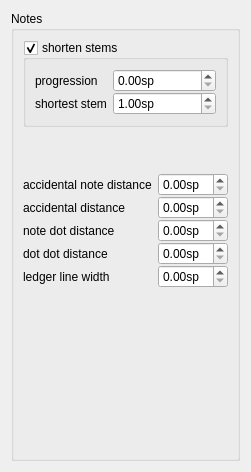
     <widget class="QWidget" name="Seite_9">
      <layout class="QVBoxLayout" name="verticalLayout_7">
       <item>
        <widget class="QGroupBox" name="groupBox_4">
         <property name="title">
          <string>Notes</string>
         </property>
         <property name="flat">
          <bool>true</bool>
         </property>
         <layout class="QVBoxLayout" name="verticalLayout_10">
          <item>
           <widget class="QGroupBox" name="shortenStem">
            <property name="title">
             <string>shorten stems</string>
            </property>
            <property name="flat">
             <bool>true</bool>
            </property>
            <property name="checkable">
             <bool>true</bool>
            </property>
            <layout class="QVBoxLayout" name="verticalLayout_8">
             <item>
              <layout class="QFormLayout" name="formLayout_6">
               <property name="verticalSpacing">
                <number>0</number>
               </property>
               <item row="0" column="0">
                <widget class="QLabel" name="label_46">
                 <property name="text">
                  <string>progression</string>
                 </property>
                </widget>
               </item>
               <item row="0" column="1">
                <widget class="QDoubleSpinBox" name="shortStemProgression">
                 <property name="suffix">
                  <string extracomment="space unit">sp</string>
                 </property>
                 <property name="singleStep">
                  <double>0.125000000000000</double>
                 </property>
                </widget>
               </item>
               <item row="1" column="1">
                <widget class="QDoubleSpinBox" name="shortestStem">
                 <property name="suffix">
                  <string extracomment="space unit">sp</string>
                 </property>
                 <property name="minimum">
                  <double>1.000000000000000</double>
                 </property>
                 <property name="singleStep">
                  <double>0.250000000000000</double>
                 </property>
                </widget>
               </item>
               <item row="1" column="0">
                <widget class="QLabel" name="label_47">
                 <property name="text">
                  <string>shortest stem</string>
                 </property>
                </widget>
               </item>
              </layout>
             </item>
            </layout>
           </widget>
          </item>
          <item>
           <spacer name="verticalSpacer_2">
            <property name="orientation">
             <enum>Qt::Vertical</enum>
            </property>
            <property name="sizeHint" stdset="0">
             <size>
              <width>20</width>
              <height>40</height>
             </size>
            </property>
           </spacer>
          </item>
          <item>
           <layout class="QFormLayout" name="formLayout_4">
            <property name="verticalSpacing">
             <number>0</number>
            </property>
            <item row="0" column="0">
             <widget class="QLabel" name="label_25">
              <property name="text">
               <string>accidental note distance</string>
              </property>
             </widget>
            </item>
            <item row="0" column="1">
             <widget class="QDoubleSpinBox" name="accidentalNoteDistance">
              <property name="sizePolicy">
               <sizepolicy hsizetype="Preferred" vsizetype="Fixed">
                <horstretch>0</horstretch>
                <verstretch>0</verstretch>
               </sizepolicy>
              </property>
              <property name="suffix">
               <string>sp</string>
              </property>
             </widget>
            </item>
            <item row="1" column="0">
             <widget class="QLabel" name="label_43">
              <property name="text">
               <string>accidental distance</string>
              </property>
             </widget>
            </item>
            <item row="1" column="1">
             <widget class="QDoubleSpinBox" name="accidentalDistance">
              <property name="sizePolicy">
               <sizepolicy hsizetype="Preferred" vsizetype="Fixed">
                <horstretch>0</horstretch>
                <verstretch>0</verstretch>
               </sizepolicy>
              </property>
              <property name="suffix">
               <string>sp</string>
              </property>
             </widget>
            </item>
            <item row="2" column="0">
             <widget class="QLabel" name="label_22">
              <property name="text">
               <string>note dot distance</string>
              </property>
             </widget>
            </item>
            <item row="2" column="1">
             <widget class="QDoubleSpinBox" name="noteDotDistance">
              <property name="sizePolicy">
               <sizepolicy hsizetype="Preferred" vsizetype="Fixed">
                <horstretch>0</horstretch>
                <verstretch>0</verstretch>
               </sizepolicy>
              </property>
              <property name="suffix">
               <string>sp</string>
              </property>
             </widget>
            </item>
            <item row="3" column="0">
             <widget class="QLabel" name="label_23">
              <property name="text">
               <string>dot dot distance</string>
              </property>
             </widget>
            </item>
            <item row="3" column="1">
             <widget class="QDoubleSpinBox" name="dotDotDistance">
              <property name="sizePolicy">
               <sizepolicy hsizetype="Preferred" vsizetype="Fixed">
                <horstretch>0</horstretch>
                <verstretch>0</verstretch>
               </sizepolicy>
              </property>
              <property name="suffix">
               <string>sp</string>
              </property>
             </widget>
            </item>
            <item row="4" column="0">
             <widget class="QLabel" name="label_24">
              <property name="text">
               <string>ledger line width</string>
              </property>
             </widget>
            </item>
            <item row="4" column="1">
             <widget class="QDoubleSpinBox" name="ledgerLineWidth">
              <property name="sizePolicy">
               <sizepolicy hsizetype="Preferred" vsizetype="Fixed">
                <horstretch>0</horstretch>
                <verstretch>0</verstretch>
               </sizepolicy>
              </property>
              <property name="suffix">
               <string>sp</string>
              </property>
             </widget>
            </item>
           </layout>
          </item>
          <item>
           <spacer name="verticalSpacer_6">
            <property name="orientation">
             <enum>Qt::Vertical</enum>
            </property>
            <property name="sizeHint" stdset="0">
             <size>
              <width>20</width>
              <height>161</height>
             </size>
            </property>
           </spacer>
          </item>
         </layout>
        </widget>
       </item>
      </layout>
     </widget>
